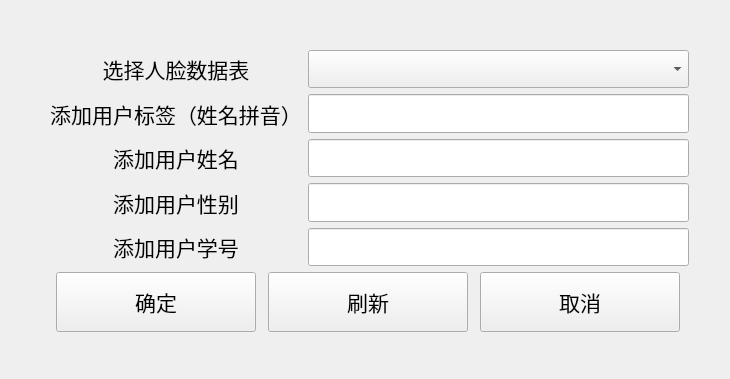
<?xml version="1.0" encoding="UTF-8"?>
<ui version="4.0">
 <class>Form</class>
 <widget class="QWidget" name="Form">
  <property name="geometry">
   <rect>
    <x>0</x>
    <y>0</y>
    <width>730</width>
    <height>379</height>
   </rect>
  </property>
  <property name="windowTitle">
   <string>添加新用户</string>
  </property>
  <widget class="QWidget" name="layoutWidget">
   <property name="geometry">
    <rect>
     <x>50</x>
     <y>50</y>
     <width>639</width>
     <height>282</height>
    </rect>
   </property>
   <property name="sizePolicy">
    <sizepolicy hsizetype="Preferred" vsizetype="Minimum">
     <horstretch>0</horstretch>
     <verstretch>0</verstretch>
    </sizepolicy>
   </property>
   <layout class="QVBoxLayout" name="verticalLayout_3">
    <item>
     <layout class="QHBoxLayout" name="horizontalLayout">
      <item>
       <layout class="QVBoxLayout" name="verticalLayout">
        <item>
         <widget class="QLabel" name="lab_addTest_6">
          <property name="sizePolicy">
           <sizepolicy hsizetype="Preferred" vsizetype="Minimum">
            <horstretch>0</horstretch>
            <verstretch>0</verstretch>
           </sizepolicy>
          </property>
          <property name="font">
           <font>
            <pointsize>16</pointsize>
           </font>
          </property>
          <property name="layoutDirection">
           <enum>Qt::LeftToRight</enum>
          </property>
          <property name="text">
           <string>选择人脸数据表</string>
          </property>
          <property name="alignment">
           <set>Qt::AlignCenter</set>
          </property>
         </widget>
        </item>
        <item>
         <widget class="QLabel" name="lab_addTest">
          <property name="sizePolicy">
           <sizepolicy hsizetype="Preferred" vsizetype="Minimum">
            <horstretch>0</horstretch>
            <verstretch>0</verstretch>
           </sizepolicy>
          </property>
          <property name="font">
           <font>
            <pointsize>16</pointsize>
           </font>
          </property>
          <property name="layoutDirection">
           <enum>Qt::LeftToRight</enum>
          </property>
          <property name="text">
           <string>添加用户标签（姓名拼音）</string>
          </property>
          <property name="alignment">
           <set>Qt::AlignCenter</set>
          </property>
         </widget>
        </item>
        <item>
         <widget class="QLabel" name="lab_addTest_2">
          <property name="sizePolicy">
           <sizepolicy hsizetype="Preferred" vsizetype="Minimum">
            <horstretch>0</horstretch>
            <verstretch>0</verstretch>
           </sizepolicy>
          </property>
          <property name="font">
           <font>
            <pointsize>16</pointsize>
           </font>
          </property>
          <property name="layoutDirection">
           <enum>Qt::LeftToRight</enum>
          </property>
          <property name="text">
           <string>添加用户姓名</string>
          </property>
          <property name="alignment">
           <set>Qt::AlignCenter</set>
          </property>
         </widget>
        </item>
        <item>
         <widget class="QLabel" name="lab_addTest_3">
          <property name="sizePolicy">
           <sizepolicy hsizetype="Preferred" vsizetype="Minimum">
            <horstretch>0</horstretch>
            <verstretch>0</verstretch>
           </sizepolicy>
          </property>
          <property name="font">
           <font>
            <pointsize>16</pointsize>
           </font>
          </property>
          <property name="layoutDirection">
           <enum>Qt::LeftToRight</enum>
          </property>
          <property name="text">
           <string>添加用户性别</string>
          </property>
          <property name="alignment">
           <set>Qt::AlignCenter</set>
          </property>
         </widget>
        </item>
        <item>
         <widget class="QLabel" name="lab_addTest_4">
          <property name="sizePolicy">
           <sizepolicy hsizetype="Preferred" vsizetype="Minimum">
            <horstretch>0</horstretch>
            <verstretch>0</verstretch>
           </sizepolicy>
          </property>
          <property name="font">
           <font>
            <pointsize>16</pointsize>
           </font>
          </property>
          <property name="layoutDirection">
           <enum>Qt::LeftToRight</enum>
          </property>
          <property name="text">
           <string>添加用户学号</string>
          </property>
          <property name="alignment">
           <set>Qt::AlignCenter</set>
          </property>
         </widget>
        </item>
       </layout>
      </item>
      <item>
       <layout class="QVBoxLayout" name="verticalLayout_2">
        <item>
         <widget class="QComboBox" name="SelectClass">
          <property name="sizePolicy">
           <sizepolicy hsizetype="Preferred" vsizetype="Minimum">
            <horstretch>0</horstretch>
            <verstretch>0</verstretch>
           </sizepolicy>
          </property>
         </widget>
        </item>
        <item>
         <widget class="QLineEdit" name="line_addLabel">
          <property name="enabled">
           <bool>true</bool>
          </property>
          <property name="sizePolicy">
           <sizepolicy hsizetype="Expanding" vsizetype="Minimum">
            <horstretch>0</horstretch>
            <verstretch>0</verstretch>
           </sizepolicy>
          </property>
          <property name="font">
           <font>
            <pointsize>16</pointsize>
           </font>
          </property>
          <property name="layoutDirection">
           <enum>Qt::LeftToRight</enum>
          </property>
         </widget>
        </item>
        <item>
         <widget class="QLineEdit" name="line_addName">
          <property name="enabled">
           <bool>true</bool>
          </property>
          <property name="sizePolicy">
           <sizepolicy hsizetype="Expanding" vsizetype="Minimum">
            <horstretch>0</horstretch>
            <verstretch>0</verstretch>
           </sizepolicy>
          </property>
          <property name="font">
           <font>
            <pointsize>16</pointsize>
           </font>
          </property>
          <property name="layoutDirection">
           <enum>Qt::LeftToRight</enum>
          </property>
         </widget>
        </item>
        <item>
         <widget class="QLineEdit" name="line_addSex">
          <property name="enabled">
           <bool>true</bool>
          </property>
          <property name="sizePolicy">
           <sizepolicy hsizetype="Expanding" vsizetype="Minimum">
            <horstretch>0</horstretch>
            <verstretch>0</verstretch>
           </sizepolicy>
          </property>
          <property name="font">
           <font>
            <pointsize>16</pointsize>
           </font>
          </property>
          <property name="layoutDirection">
           <enum>Qt::LeftToRight</enum>
          </property>
         </widget>
        </item>
        <item>
         <widget class="QLineEdit" name="line_addId">
          <property name="enabled">
           <bool>true</bool>
          </property>
          <property name="sizePolicy">
           <sizepolicy hsizetype="Expanding" vsizetype="Minimum">
            <horstretch>0</horstretch>
            <verstretch>0</verstretch>
           </sizepolicy>
          </property>
          <property name="font">
           <font>
            <pointsize>16</pointsize>
           </font>
          </property>
          <property name="layoutDirection">
           <enum>Qt::LeftToRight</enum>
          </property>
         </widget>
        </item>
       </layout>
      </item>
     </layout>
    </item>
    <item>
     <layout class="QHBoxLayout" name="horizontalLayout_2">
      <item>
       <widget class="QPushButton" name="btn_confirm">
        <property name="sizePolicy">
         <sizepolicy hsizetype="Minimum" vsizetype="Minimum">
          <horstretch>0</horstretch>
          <verstretch>0</verstretch>
         </sizepolicy>
        </property>
        <property name="maximumSize">
         <size>
          <width>200</width>
          <height>60</height>
         </size>
        </property>
        <property name="font">
         <font>
          <pointsize>16</pointsize>
          <weight>50</weight>
          <bold>false</bold>
         </font>
        </property>
        <property name="layoutDirection">
         <enum>Qt::LeftToRight</enum>
        </property>
        <property name="text">
         <string>确定</string>
        </property>
       </widget>
      </item>
      <item>
       <widget class="QPushButton" name="btn_refresh">
        <property name="sizePolicy">
         <sizepolicy hsizetype="Minimum" vsizetype="Minimum">
          <horstretch>0</horstretch>
          <verstretch>0</verstretch>
         </sizepolicy>
        </property>
        <property name="maximumSize">
         <size>
          <width>200</width>
          <height>60</height>
         </size>
        </property>
        <property name="font">
         <font>
          <pointsize>16</pointsize>
          <weight>50</weight>
          <bold>false</bold>
         </font>
        </property>
        <property name="layoutDirection">
         <enum>Qt::LeftToRight</enum>
        </property>
        <property name="text">
         <string>刷新</string>
        </property>
       </widget>
      </item>
      <item>
       <widget class="QPushButton" name="btn_cancel">
        <property name="sizePolicy">
         <sizepolicy hsizetype="Minimum" vsizetype="Minimum">
          <horstretch>0</horstretch>
          <verstretch>0</verstretch>
         </sizepolicy>
        </property>
        <property name="maximumSize">
         <size>
          <width>200</width>
          <height>60</height>
         </size>
        </property>
        <property name="font">
         <font>
          <pointsize>16</pointsize>
          <weight>50</weight>
          <bold>false</bold>
         </font>
        </property>
        <property name="layoutDirection">
         <enum>Qt::LeftToRight</enum>
        </property>
        <property name="text">
         <string>取消</string>
        </property>
       </widget>
      </item>
     </layout>
    </item>
   </layout>
  </widget>
 </widget>
 <resources/>
 <connections/>
</ui>
